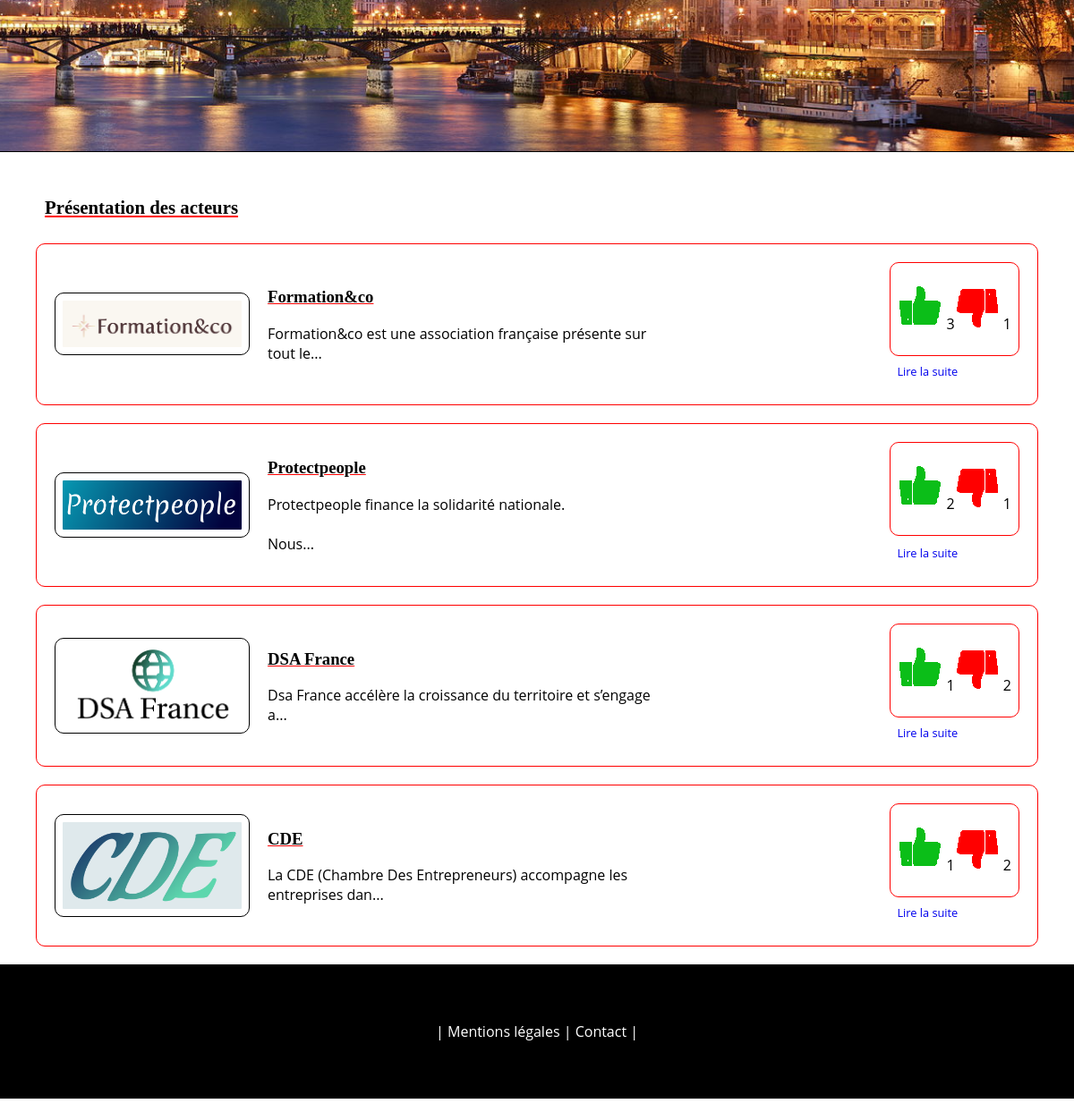
Before: /index.php (signed in, lower part) with the older database file.
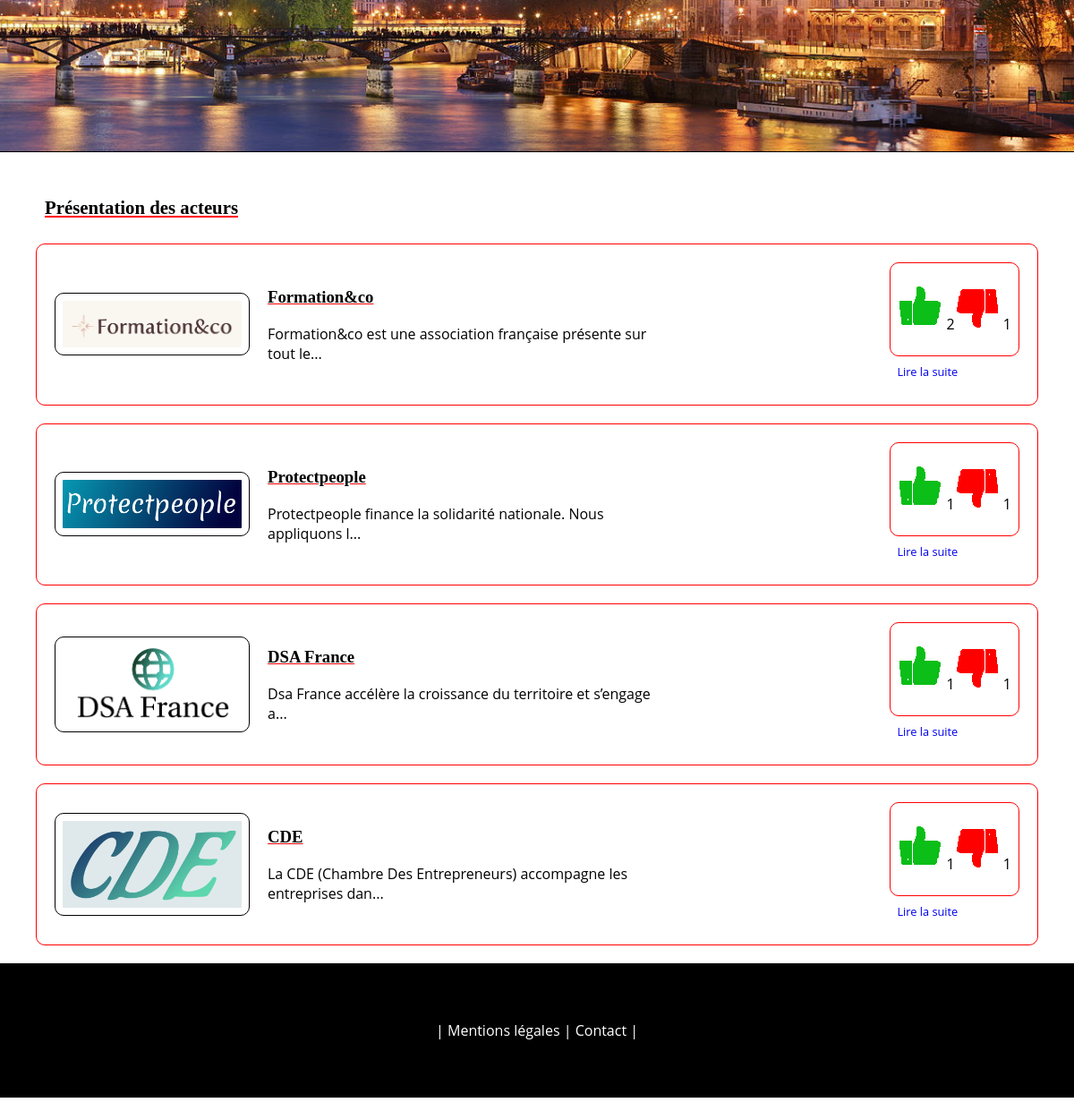
After: the same page with the newer database file.
### tables this page shows
CREATE TABLE `actor` (
  `id` int(11) NOT NULL,
  `name` varchar(45) NOT NULL,
  `description` text NOT NULL,
  `filename` varchar(45) NOT NULL
);

### functions/functionsql.php (called while the page is built, shortened)
<?php
require 'db/connection.php';
function getActors()
{
    global $bdd;
    $req = $bdd->query('SELECT * FROM actor');
    $actors = $req->fetchAll();
    return $actors;
}
function getLikes()
{
    global $bdd;
    $req = $bdd->query('SELECT COUNT(*) AS nb_likes, actor_id FROM vote WHERE vote = 1 GROUP BY actor_id');
    $likes = $req->fetchAll();
    return $likes;
}
function getDislikes()
{
    global $bdd;
    $req = $bdd->query('SELECT COUNT(*) AS nb_dislikes, actor_id FROM vote WHERE vote = 0 GROUP BY actor_id');
    $dislikes = $req->fetchAll();
    return $dislikes;
}

### includes/home.php (the view, shortened to what this page needs)
<?php
    require_once('functions/functionsql.php');
    $actors = getActors();
    $likes = getLikes();
    $dislikes = getDislikes();
    $likesByActor = [];
    foreach ($likes as $like) {
        $likesByActor += [$like['actor_id'] => $like['nb_likes']];
    }
    $dislikesByActor = [];
    foreach ($dislikes as $dislike) {
        $dislikesByActor += [$dislike['actor_id'] => $dislike['nb_dislikes']];
    }
?>
    <?php include("includes/header.php"); ?>
        <main>
            <section id="presentation">
                <div id="illustration"><img src="img/illustration.jpg" alt="illustration"/></div>
            </section>
            <section id="acteurs">
                <h2>Présentation des acteurs</h2>
                <div id="conteneur_acteur">
                    <?php foreach ($actors as $actor) : ?>
                        <div class="acteur">
                            <div class="presentation_acteur">
                                <img class="logo_acteur" src="<?= 'img' . DIRECTORY_SEPARATOR . $actor['filename']; ?>" alt="logo de l'acteur">
                                <div class="description">
                                    <h3><?= $actor['name']; ?></h3>
                                    <p><?= substr($actor['description'], 0, 65) . '...'; ?></p>
                                </div>
                            </div>
                            <div class="votesButton">
                                <div class="homeVotes">
                                    <p><img src="img/like.png" alt="like" />
                                    <?= ($likesByActor[$actor['id']] == NULL) ? '0' : $likesByActor[$actor['id']]; ?>
                                    <p><img src="img/dislike.png" alt="dislike" />
                                    <?= ($dislikesByActor[$actor['id']] == NULL) ? '0' : $dislikesByActor[$actor['id']]; ?>
                                </div>
                                <a class="button" href="actor.php?actor_id=<?= $actor['id']; ?>">Lire la suite</a>
                            </div>
                        </div>
                    <?php endforeach; ?>
                </div>
            </section>

### index.php (shortened to what this page needs)
<?php
require('db/connection.php');
require('functions/functionsql.php');
if (isset($_SESSION['username'])) {
    $actors = getactors();
    include('includes/home.php');
} elseif (isset($_GET['action'])) {
    ($_GET['action'] == 'register');
    include('includes/register.php');
} elseif (isset($_GET['page'])) {
    ($_GET['page'] == 'forgetpass');
    include('includes/forgetpass.php');
} else {
    include('includes/login.php');
}
include("includes/footer.php");

### includes/header.php (shortened to what this page needs)
<!DOCTYPE html>
<html lang="fr" dir="ltr">
<head>
    <link rel="stylesheet" href="style.css"/>
</head>

### includes/footer.php
<footer>
    <p> | <a href="#">Mentions légales</a> | <a href="#"> Contact</a> | </p>
</footer>
</body>
</html>

### style.css (style rules this page uses)
main { height: 100%; width: 100%; padding-bottom: 15px; margin: 0; }
section { margin: 50px 50px 10px 50px; }
h1, h2, h3 { font-family: 'Martel', serif; text-decoration: underline; text-decoration-color: red; }
h2 { font-size: 1.3em; }
#illustration { display: flex; justify-content: center; }
#illustration img { display: block; width: 110%; border: solid 1px black; }
#conteneur_acteur { display: flex; flex-direction: column; align-items: center; margin-bottom: 10px; }
#acteurs { margin-top: 50px; }
.acteur { width: 98%; margin: 10px; padding: 20px; display: flex; flex-direction: row; justify-content: space-between; border: solid 1px red; border-radius: 10px; }
.presentation_acteur { display: flex; justify-content: flex-start; align-items: center; }
.logo_acteur { width: 200px; border: solid 1px black; border-radius: 10px; padding : 8px; }
.description { margin-left: 20px; width: 450px; }
.votesButton { display: flex; flex-direction: column; justify-content: space-between; }
.homeVotes { display: flex; border : 1px solid red; border-radius: 10px; padding : 8px; }
.button { white-space: nowrap; padding: 8px; text-decoration: none; font-size: 0.8em; }
footer { height: 150px; display: flex; justify-content: center; align-items: center; background-color: black; }
footer p, footer a { color: white; text-decoration: none; }

Changed rows visible on the page:
changed actor "Formation&co": id "3" → "2"
changed actor "Protectpeople": description "Protectpeople finance la solidarité nationale. Nous" → "Protectpeople finance la solidarité nationale. Nous appliquons l"; id "2" → "1"
computed for actor "DSA France": id "2" → "1"
computed for actor "CDE": id "2" → "1"
